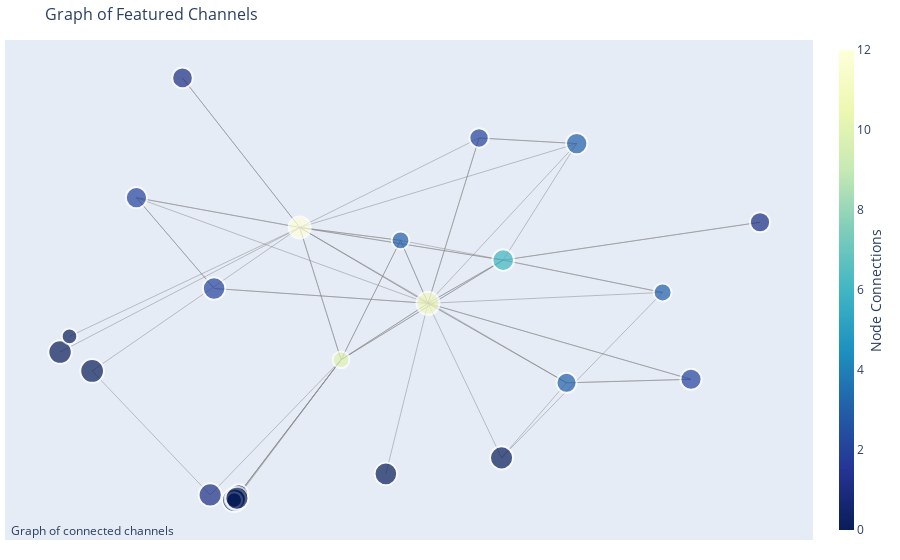

This figure's notebook cell:
### Code cell
fig

### Figure 1 — Plotly figure (JSON) as saved in the notebook; plotly's stock layout.template omitted (floating-point values rounded to 4 significant figures; data arrays with more than 128 entries replaced by an {"elided": "..."} marker saying what was removed)
{"data": [{"hoverinfo": "none", "line": {"color": "#888", "width": 0.5}, "mode": "lines", "type": "scatter", "x": {"elided": "186 float values"}, "y": {"elided": "186 float values"}}, {"hoverinfo": "text", "marker": {"color": [0, 10, 2, 0, 1, 0, 0, 11, 0, 0, 2, 6, 0, 12, 0, 2, 2, 3, 0, 1, 0, 3, 3, 3, 1], "colorbar": {"thickness": 15, "title": {"side": "right", "text": "Node Connections"}, "xanchor": "left"}, "colorscale": [[0, "rgb(255,255,217)"], [0.125, "rgb(237,248,177)"], [0.25, "rgb(199,233,180)"], [0.375, "rgb(127,205,187)"], [0.5, "rgb(65,182,196)"], [0.625, "rgb(29,145,192)"], [0.75, "rgb(34,94,168)"], [0.875, "rgb(37,52,148)"], [1, "rgb(8,29,88)"]], "line": {"width": 2}, "reversescale": true, "showscale": true, "size": [19.33, 16.75, 21.1, 23.98, 20.13, 23.46, 22.57, 22.94, 15.6, 21.04, 22.5, 21.64, 23.73, 21.96, 15.71, 21.22, 19.31, 21.36, 23.1, 23.17, 23.14, 17.77, 20.11, 17.93, 20.67]}, "mode": "markers", "text": ["Bill Burr has 0 connections and 657000 subscribers", "Corridor Cast has 10 connections and 110000 subscribers", "Nukazooka has 2 connections and 2250000 subscribers", "Good Mythical Morning has 0 connections and 16500000 subscribers", "BrandonJLa has 1 connections and 1150000 subscribers", "Linus Tech Tips has 0 connections and 11500000 subscribers", "RackaRacka has 0 connections and 6240000 subscribers", "Corridor has 11 connections and 8070000 subscribers", "The Film Look has 0 connections and 49500 subscribers", "H3 Podcast has 0 connections and 2150000 subscribers", "devinsupertramp has 2 connections and 5920000 subscribers", "Node has 6 connections and 3260000 subscribers", "The Slow Mo Guys has 0 connections and 13900000 subscribers", "Corridor Crew has 12 connections and 4090000 subscribers", "Drinkin' Bros Podcast has 0 connections and 53500 subscribers", "Shonduras has 2 connections and 2440000 subscribers", "Mike Diva has 2 connections and 650000 subscribers", "Anna Akana has 3 connections and 2700000 subscribers", "RocketJump has 0 connections and 8990000 subscribers", "Rooster Teeth has 1 connections and 9470000 subscribers", "PowerfulJRE has 0 connections and 9250000 subscribers", "Guillotine Channel has 3 connections and 224000 subscribers", "SoKrispyMedia has 3 connections and 1130000 subscribers", "Cerberusarms has 3 connections and 250000 subscribers", "Film Riot has 1 connections and 1670000 subscribers"], "type": "scatter", "x": [-0.01119, 0.1542, 0.7193, -0.01845, 0.8307, -0.2995, 0.2265, 0.2946, -0.2843, -0.01662, -0.05078, 0.416, -0.2478, 0.08743, -0.01834, -0.1762, 0.377, 0.5347, 0.4134, -0.05707, -0.0139, 0.2502, 0.5183, 0.6734, -0.1018], "y": [-0.3166, 0.0117, -0.03614, -0.3316, 0.3482, 0.03058, -0.2676, 0.1498, 0.06887, -0.3297, 0.1862, 0.2555, -0.0157, 0.3354, -0.3316, 0.4083, 0.5545, 0.5408, -0.2284, -0.3191, -0.3274, 0.3039, -0.04476, 0.1765, 0.7015]}], "layout": {"annotations": [{"showarrow": false, "text": "Graph of connected channels", "x": 0.005, "xref": "paper", "y": -0.002, "yref": "paper"}], "autosize": true, "hovermode": "closest", "margin": {"b": 20, "l": 5, "r": 5, "t": 40}, "scene": {"aspectmode": "data"}, "showlegend": false, "title": {"font": {"size": 16}, "text": "Graph of Featured Channels"}, "xaxis": {"autorange": true, "range": [-0.4171, 0.9412], "showgrid": false, "showticklabels": false, "type": "linear", "zeroline": false}, "yaxis": {"autorange": true, "range": [-0.4419, 0.8051], "showgrid": false, "showticklabels": false, "type": "linear", "zeroline": false}}}
